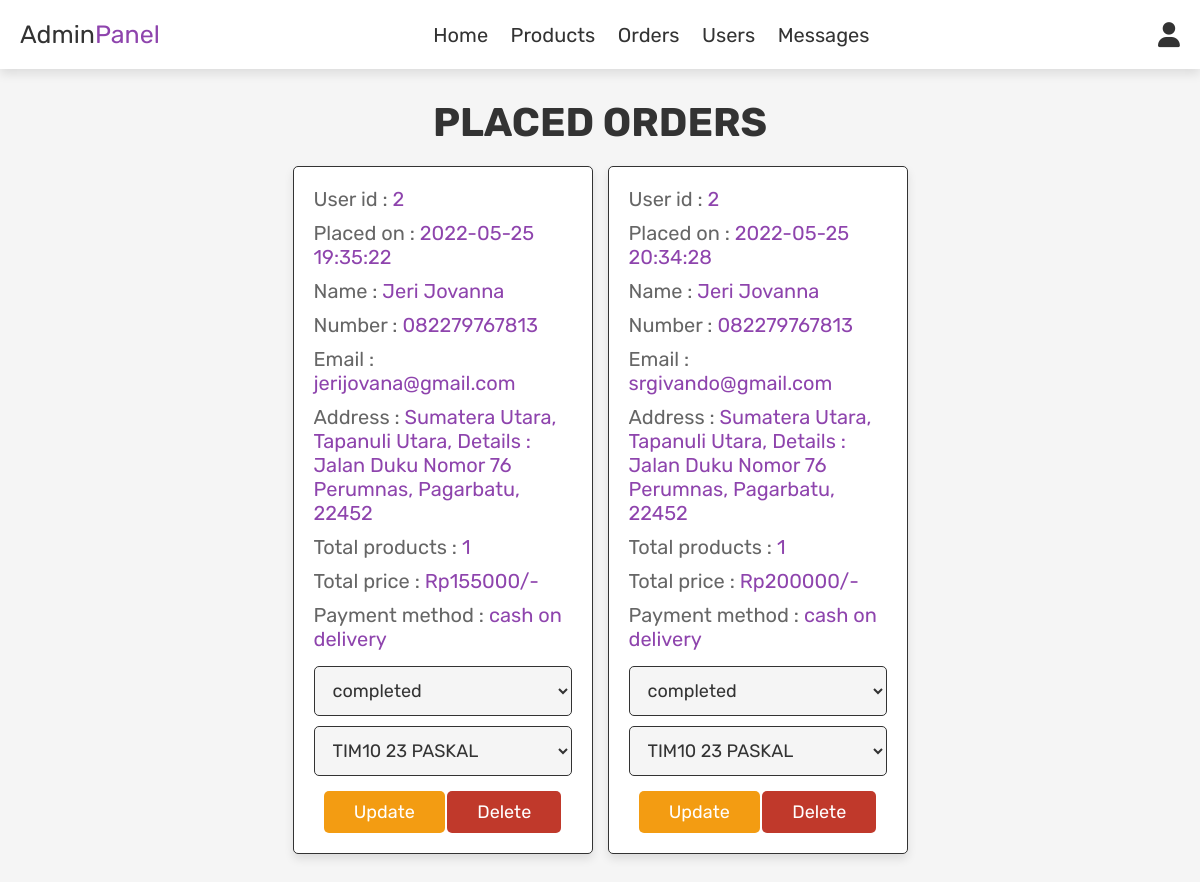
/pages/admin/admin_orders.php (signed in), run on the app's committed database.
### tables this page shows
CREATE TABLE `orderdetails` (
  `orderId` int(11) NOT NULL,
  `productId` int(11) NOT NULL,
  `price` int(11) NOT NULL,
  `quantity` int(11) DEFAULT NULL,
  `phoneNumber` varchar(20) DEFAULT NULL,
  `shippedTo` varchar(150) DEFAULT NULL,
  `paymentMethod` varchar(50) DEFAULT NULL,
  `statusOrder` varchar(10) DEFAULT 'pending',
  `emailOrder` varchar(50) DEFAULT NULL
);

CREATE TABLE `users` (
  `id` int(11) NOT NULL,
  `email` varchar(50) NOT NULL,
  `password` varchar(150) NOT NULL,
  `userLevel` varchar(10) DEFAULT NULL
);

CREATE TABLE `orders` (
  `orderId` int(11) NOT NULL,
  `customerId` int(11) NOT NULL,
  `shippedBy` varchar(5) DEFAULT 'SP001',
  `orderDate` datetime NOT NULL DEFAULT current_timestamp(),
  `shipVia` varchar(20) DEFAULT NULL
);

CREATE TABLE `customerinfo` (
  `customerId` int(11) NOT NULL,
  `customerName` varchar(50) NOT NULL,
  `birthDay` date DEFAULT NULL,
  `phoneNumber` varchar(20) DEFAULT NULL,
  `gender` varchar(6) DEFAULT NULL
);

### pages/admin/admin_orders.php (the view, shortened to what this page needs)
<?php
include __DIR__ . '/../../db_connect/config.php';
$queryShowOrder = <<< heredoc
    SELECT o.orderDate AS orderDate,
        o.orderId AS orderIdS,
        u.id AS userId,
        ci.customerName AS name,
        od.shippedTo AS address,
        od.emailOrder AS email,
        od.paymentMethod AS method,
        od.quantity AS quantity,
        od.price AS price,
        od.statusOrder AS status,
        od.phoneNumber AS number
    FROM orderDetails AS od
    INNER JOIN orders AS o ON (od.orderId = o.orderId)
    INNER JOIN users AS u ON (o.customerId = u.id)
    INNER JOIN customerInfo AS ci ON (o.customerId = ci.customerId)
    INNER JOIN products AS p ON (od.productId = p.productId);
heredoc;
?>
<!DOCTYPE html>
<html lang="en">
<head>
    <link rel="stylesheet" href="https://cdnjs.cloudflare.com/ajax/libs/font-awesome/6.0.0/css/all.min.css">
    <link rel="stylesheet" href="../../src/css/admin_style.css">
</head>
<body>
    <?php include 'admin_header.php'; ?>
    <section class="orders">
        <h1 class="title">Placed Orders</h1>
        <div class="box-container">
            <?php
            $select_orders = mysqli_query($conn, $queryShowOrder) or die('query failed');
            $select_supplier = mysqli_query($conn, "SELECT * FROM suppliers") or die('query failed');
            $data = $select_supplier->fetch_all(MYSQLI_ASSOC);
            if(mysqli_num_rows($select_orders) > 0){
                while($fetch_orders = mysqli_fetch_assoc($select_orders)){
            ?>
            <div class="box">
                <p> User id : <span><?= $fetch_orders['userId']; ?></span> </p>
                <p> Placed on : <span><?= $fetch_orders['orderDate']; ?></span> </p>
                <p> Name : <span><?= $fetch_orders['name']; ?></span> </p>
                <p> Number : <span><?= $fetch_orders['number']; ?></span> </p>
                <p> Email : <span><?= $fetch_orders['email']; ?></span> </p>
                <p> Address : <span><?= $fetch_orders['address']; ?></span> </p>
                <p> Total products : <span><?= $fetch_orders['quantity']; ?></span> </p>
                <p> Total price : <span>Rp<?= $fetch_orders['price']; ?>/-</span> </p>
                <p> Payment method : <span><?= $fetch_orders['method']; ?></span> </p>
                <form action="" method="post">
                    <select name="update_payment">
                        <option value="" selected disabled><?= $fetch_orders['status']; ?></option>
                    </select>
                    <select name="update_supplier">
                        <?php
                        foreach($data as $row){
                        ?>
                        <option value="<?= $row['supplierId'] ?>"><?= $row['supplierName'] ?>
                        </option>
                        <?php } ?>
                    </select>
                    <input type="submit" value="update" name="update_order" class="option-btn">
                    <a href="admin_orders.php?delete=<?= $fetch_orders['orderIdS']?>"
                        onclick="return confirm('delete this order?');" class="delete-btn">Delete</a>
                </form>
            </div>
            <?php
                }
            }else{
                echo '<p class="empty">no orders placed yet!</p>';
            }
            ?>
        </div>
    </section>
</body>
</html>

### src/css/admin_style.css (style rules this page uses)
:root { --purple:#8e44ad; --red:#c0392b; --orange:#f39c12; --black:#333; --white:#fff; --light-color:#666; --light-white:#ccc; --light-bg:#f5f5f5; --border:.1rem solid var(--black); --box-shadow:0 .5rem 1rem rgba(0,0,0,.1); }
* { font-family: 'Rubik', sans-serif; margin:0; padding:0; box-sizing: border-box; outline: none; border:none; text-decoration: none; transition:all .2s linear; }
html { font-size: 62.5%; overflow-x: hidden; }
body { background-color: var(--light-bg); }
section { padding:3rem 2rem; }
.title { text-align: center; margin-bottom: 2rem; text-transform: uppercase; color:var(--black); font-size: 4rem; }
.btn, .option-btn, .delete-btn, .white-btn { display: inline-block; margin-top: 1rem; padding:1rem 3rem; cursor: pointer; color:var(--white); font-size: 1.8rem; border-radius: .5rem; text-transform: capitalize; }
.option-btn { background-color: var(--orange); }
.delete-btn { background-color: var(--red); }
.orders .box-container { display: grid; grid-template-columns: repeat(auto-fit, 30rem); justify-content: center; gap:1.5rem; max-width: 1200px; margin:0 auto; align-items: flex-start; }
.orders .box-container .box { background-color: var(--white); padding:2rem; border:var(--border); box-shadow: var(--box-shadow); border-radius: .5rem; }
.orders .box-container .box p { padding-bottom: 1rem; font-size: 2rem; color:var(--light-color); }
.orders .box-container .box p span { color:var(--purple); }
.orders .box-container .box form { text-align: center; }
.orders .box-container .box form select { border-radius: .5rem; margin:.5rem 0; width: 100%; background-color: var(--light-bg); border:var(--border); padding:1.2rem 1.4rem; font-size: 1.8rem; color:var(--black); }

### data on the page
orderdetails: users.id "2", orderId.orderDate "2022-05-25 19:35:22", customerinfo.customerName "Jeri Jovanna", phoneNumber "082279767813", emailOrder "jerijovana@gmail.com", shippedTo "Sumatera Utara, Tapanuli Utara, Details : Jalan Duku Nomor 76 Perumnas, Pagarbatu, 22452", quantity "1", price "155000", paymentMethod "cash on delivery", update_payment "completed"
orderdetails: users.id "2", orderId.orderDate "2022-05-25 20:34:28", customerinfo.customerName "Jeri Jovanna", phoneNumber "082279767813", emailOrder "srgivando@gmail.com", shippedTo "Sumatera Utara, Tapanuli Utara, Details : Jalan Duku Nomor 76 Perumnas, Pagarbatu, 22452", quantity "1", price "200000", paymentMethod "cash on delivery", update_payment "completed"

### other printed values
form field update_supplier "TIM10 23 PASKAL"
